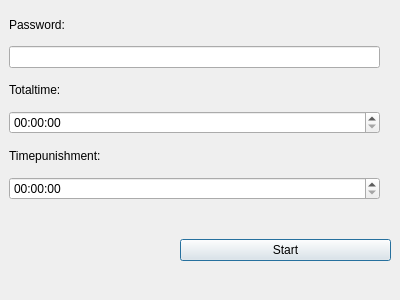
<?xml version="1.0" encoding="UTF-8"?>
<ui version="4.0">
 <class>SetupTimer</class>
 <widget class="QDialog" name="SetupTimer">
  <property name="geometry">
   <rect>
    <x>0</x>
    <y>0</y>
    <width>400</width>
    <height>300</height>
   </rect>
  </property>
  <property name="windowTitle">
   <string>Setup Timer</string>
  </property>
  <widget class="QWidget" name="gridLayoutWidget">
   <property name="geometry">
    <rect>
     <x>9</x>
     <y>9</y>
     <width>371</width>
     <height>191</height>
    </rect>
   </property>
   <layout class="QGridLayout" name="gridLayout">
    <item row="2" column="0">
     <widget class="QLabel" name="label_2">
      <property name="text">
       <string>Totaltime:</string>
      </property>
     </widget>
    </item>
    <item row="0" column="0">
     <widget class="QLabel" name="label">
      <property name="text">
       <string>Password:</string>
      </property>
     </widget>
    </item>
    <item row="5" column="0">
     <widget class="QTimeEdit" name="timeEdit">
      <property name="displayFormat">
       <string>HH:mm:ss</string>
      </property>
     </widget>
    </item>
    <item row="1" column="0">
     <widget class="QLineEdit" name="lineEdit"/>
    </item>
    <item row="3" column="0">
     <widget class="QTimeEdit" name="timeEdit2">
      <property name="displayFormat">
       <string>HH:mm:ss</string>
      </property>
     </widget>
    </item>
    <item row="4" column="0">
     <widget class="QLabel" name="label_3">
      <property name="text">
       <string>Timepunishment:</string>
      </property>
     </widget>
    </item>
   </layout>
   <zorder>timeEdit</zorder>
   <zorder>timeEdit2</zorder>
   <zorder>label</zorder>
   <zorder>label_2</zorder>
   <zorder>label_3</zorder>
   <zorder>lineEdit</zorder>
  </widget>
  <widget class="QWidget" name="horizontalLayoutWidget">
   <property name="geometry">
    <rect>
     <x>180</x>
     <y>210</y>
     <width>211</width>
     <height>80</height>
    </rect>
   </property>
   <layout class="QHBoxLayout" name="horizontalLayout">
    <item>
     <widget class="QPushButton" name="pushButtonStart">
      <property name="text">
       <string>Start</string>
      </property>
     </widget>
    </item>
   </layout>
  </widget>
 </widget>
 <resources/>
 <connections/>
</ui>
